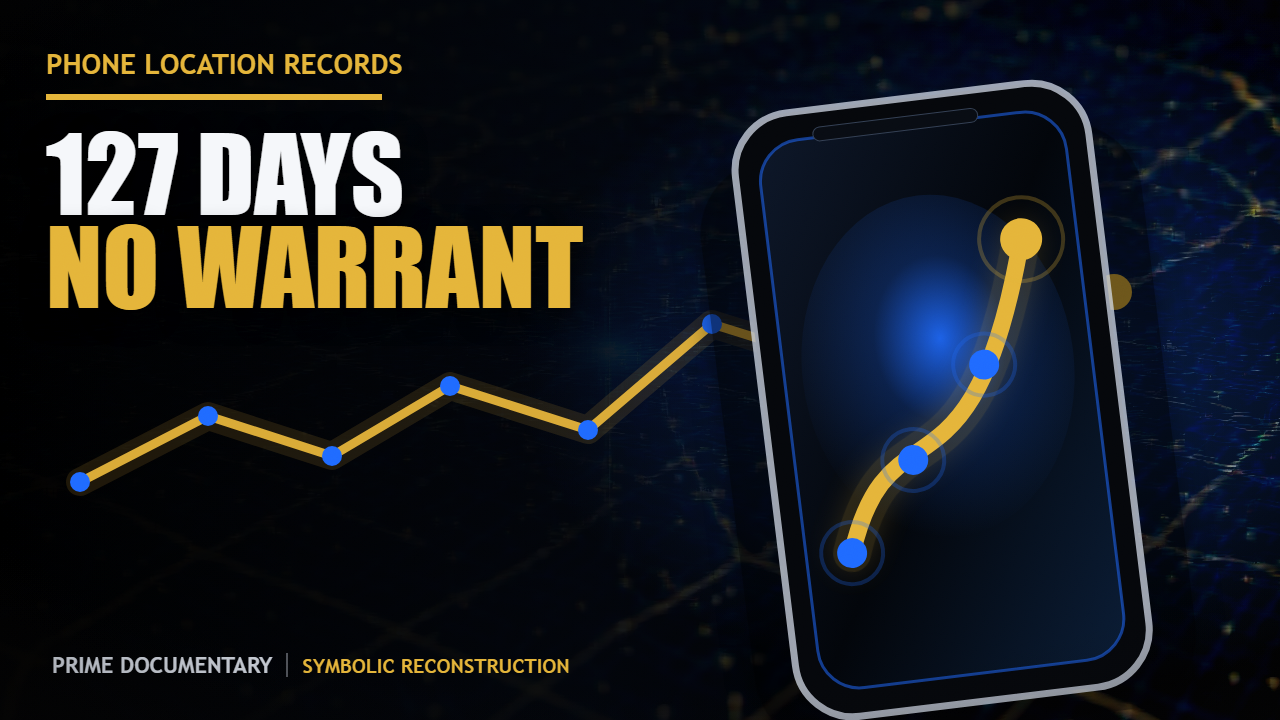
#> input picture episodes/PD-2026-008-carpenter/09_package/thumbnail.selected.v002.png, 1280 x 720 px, given in place of S08.png, which was not available
$ python build_kidsforcash_thumbnail_flashy.py
#> lines starting #> are read from the running program, lines starting #| are printed output that depends on the picture; after the words box and inside, x2 and y2 are one past the last pixel; in counts of white or black regions, pixels touching at a corner belong together; pictures that were not available may be replaced by others from this repository, and a replacement may not be noted
#!/usr/bin/env python3
"""Flashy (派手) 1280x720 SELECTED thumbnail for EP38 kidsforcash.

Mirrors build_rolin_thumbnail_flashy.py (the proven, gate-passing pattern). Uses the
episode's S08 key-art (child-figurines tagged with gold price tags riding a conveyor
toward a prison gate -- the literal "kids for cash" metaphor). LEFT dark scrim for the
text column, XL stroked headline, gold kicker. Highlights are rolled off (CAP=186) so
the ONLY luma>200 cores are the WHITE stroked headline glyphs -> clears the
thumb_subject_luma OUTLINE gate (which the Remotion still cannot satisfy because its
bright hero highlights/glows defeat the dark-ring metric).

Fact-safe copy: "SOLD FOR CASH" is the scandal's own name/metaphor; no figure shown.
No real-person likeness (the hero is abstract figurines). AI disclosure lives in the
YouTube description; the on-image note is a dim (non-core) label so it cannot break the
outline metric.

Writes 09_package/thumbnail.selected.v001.png (overwrites the earlier Remotion copy,
which was a candidate, not an approved artifact). The three Remotion concept variants
thumbnail.v001-01/02/03.png are kept as the variant set.
"""
from __future__ import annotations
from pathlib import Path
import numpy as np
from PIL import Image, ImageDraw, ImageFont, ImageEnhance

ROOT = Path(__file__).resolve().parents[1]
HERO = ROOT / "remotion" / "public" / "kidsforcash" / "img" / "S08.png"
OUT = ROOT / "episodes" / "PD-2026-038-kidsforcash" / "09_package" / "thumbnail.selected.v001.png"
W, H = 1280, 720
F = Path("C:/Windows/Fonts")
BLK, BOLD = str(F / "ariblk.ttf"), str(F / "arialbd.ttf")
GOLD, WHITE, RED, INK = (233, 184, 56), (247, 249, 252), (222, 46, 40), (8, 9, 12)
DIM = (150, 153, 160)  # below the luma>200 core threshold -> never a bright-core (safe for outline gate)


def font(p, s):
    return ImageFont.truetype(p, s)


def stroked(d, xy, t, fnt, fill, sw=16, sc=(0, 0, 0)):
    d.text(xy, t, font=fnt, fill=fill, stroke_width=sw, stroke_fill=sc)


def build():
    im = Image.open(HERO).convert("RGB")
#> im is the input picture: PIL image 1280x720 RGB; mean R, G, B 25.1, 27.9, 31.7
    # cover-fill 1280x720
    s = max(W / im.width, H / im.height)
    im = im.resize((int(im.width * s), int(im.height * s)), Image.LANCZOS)
    im = im.crop(((im.width - W) // 2, (im.height - H) // 2,
                  (im.width - W) // 2 + W, (im.height - H) // 2 + H))
    # flashy grade + a lift so the central subject clears the subject-luma floor (>=60)
    im = ImageEnhance.Brightness(im).enhance(1.16)
    im = ImageEnhance.Contrast(im).enhance(1.12)
    im = ImageEnhance.Color(im).enhance(1.42)
    # highlight rolloff so bright hero cores don't defeat the headline-outline metric:
    # after this, no pixel luma exceeds CAP<200, so the ONLY luma>200 cores are the
    # white stroked headline glyphs drawn below.
    arr = np.asarray(im, dtype=np.float64)
    luma = 0.299 * arr[..., 0] + 0.587 * arr[..., 1] + 0.114 * arr[..., 2]
    CAP = 186.0
    over = luma > CAP
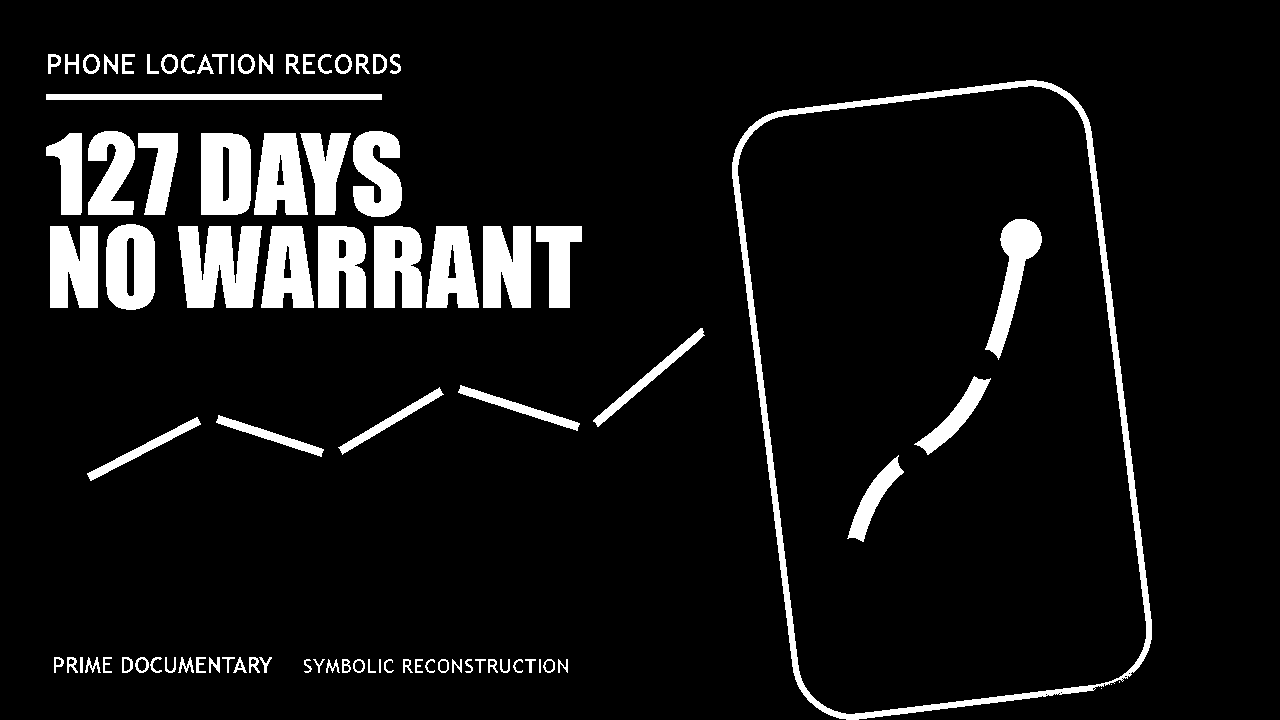
#> over: shape (720, 1280) bool; 8.6% white; 87 white regions (3 under 20 px), largest, box (x1, y1, x2, y2) and area: (732, 80, 1152, 720) 11196, (178, 226, 262, 308) 5241, (201, 133, 251, 215) 3656
    fac = np.ones_like(luma)
    fac[over] = CAP / luma[over]
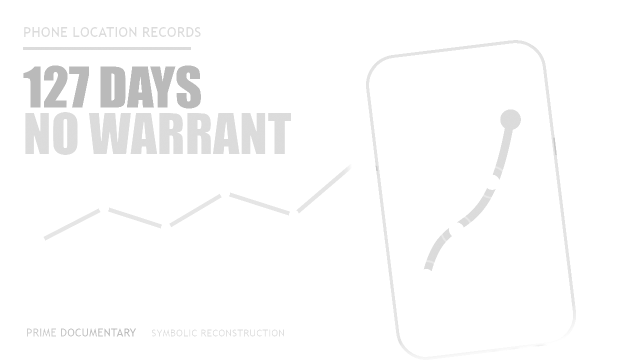
#> fac: shape (720, 1280) float64 (shown at 1/2 size); min 0.729, max 1, mean 0.987
    arr = np.clip(arr * fac[..., None], 0, 255).astype(np.uint8)
    im = Image.fromarray(arr)
    # left dark scrim for the text column
    scrim = Image.new("L", (W, H), 0)
#> scrim: PIL image 1280x720 L; every value is 0
    sd = ImageDraw.Draw(scrim)
    for x in range(W):
        a = max(0, int(220 * (1 - x / (W * 0.60))))
        sd.line([(x, 0), (x, H)], fill=a)
    im = Image.composite(Image.new("RGB", (W, H), INK), im, scrim.point(lambda v: int(v * 0.9)))
    # bottom brand band
    bb = Image.new("L", (W, H), 0)
    ImageDraw.Draw(bb).rectangle([0, H - 118, W, H], fill=150)
#> bb: PIL image 1280x720 L; values 0 (black) and 150 (white), 16.4% white; 1 white region, box (x1, y1, x2, y2) and area: (0, 602, 1280, 720) 151040
    im = Image.composite(Image.new("RGB", (W, H), INK), im, bb)

    d = ImageDraw.Draw(im)
    # gold kicker + underline
    stroked(d, (60, 58), "THE KIDS-FOR-CASH SCANDAL", font(BOLD, 38), GOLD, sw=6)
    d.line([(64, 112), (610, 112)], fill=GOLD, width=6)
    # headline: WHITE line (provides the luma>200 outline cores) + XL GOLD line (the tall element)
    stroked(d, (54, 150), "SOLD FOR", font(BLK, 150), WHITE, sw=18)
    stroked(d, (50, 320), "CASH", font(BLK, 232), GOLD, sw=22)
    # red urgency stamp (rotated), luma below core threshold so it never breaks the outline gate
    stamp = Image.new("RGBA", (620, 176), (0, 0, 0, 0))
#> stamp: PIL image 620x176 RGBA; every value is 0
    st = ImageDraw.Draw(stamp)
    st.rectangle([6, 6, 614, 170], outline=RED, width=10)
    st.text((30, 30), "A JUDGE'S", font=font(BLK, 52), fill=RED)
    st.text((30, 96), "SECRET DEAL", font=font(BLK, 52), fill=RED)
    stamp = stamp.rotate(-8, expand=True, resample=Image.BICUBIC)
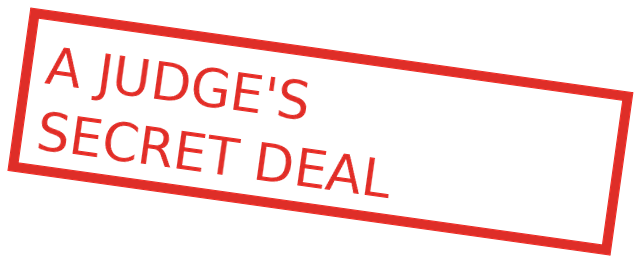
#> stamp: PIL image 640x262 RGBA; mean R, G, B, A 34.9, 7.1, 6.1, 33.7; transparent parts drawn white
    im.paste(stamp, (688, 452), stamp)
    # dim AI-disclosure note (non-core), right-aligned so it never clips the frame edge
    _lbl, _lf = "symbolic reconstruction", font(BOLD, 22)
    d.text((W - 20 - d.textlength(_lbl, font=_lf), 26), _lbl, font=_lf, fill=DIM)
    d.text((60, H - 78), "PRIME  DOCUMENTARY", font=font(BOLD, 34), fill=(214, 220, 232))

    im.save(OUT)
    a = np.asarray(im.convert("RGB"), dtype=np.float64)
    L = 0.299 * a[..., 0] + 0.587 * a[..., 1] + 0.114 * a[..., 2]
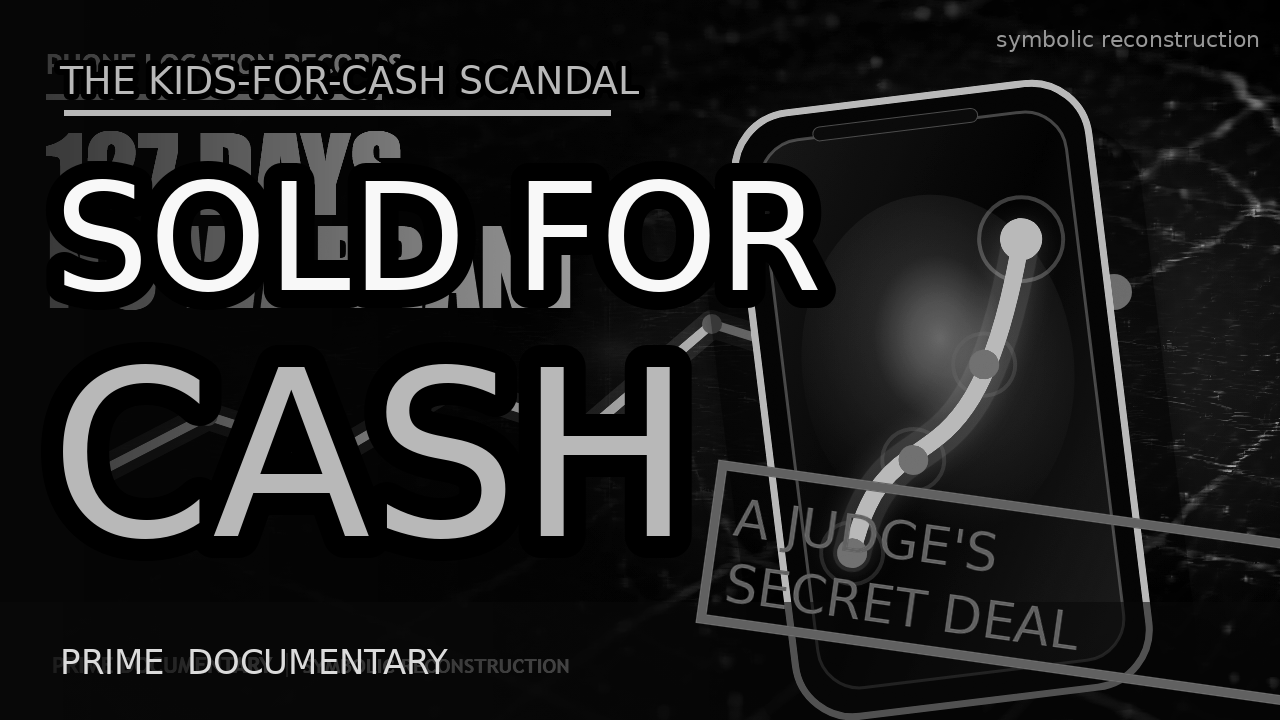
#> L: shape (720, 1280) float64; min 0, max 248.7, mean 32.8
    print(f"WROTE {OUT}  size={im.size}  mean_luma={L.mean():.1f} (>=33)  contrast_std={L.std():.1f} (>=40)")
#| WROTE scripts/episodes/PD-2026-038-kidsforcash/09_package/thumbnail.selected.v001.png  size=(1280, 720)  mean_luma=32.8 (>=33)  contrast_std=59.4 (>=40)


if __name__ == "__main__":
    build()

$ run again, on episodes/PD-2026-008-carpenter/09_package/thumbnail.selected.v004.png
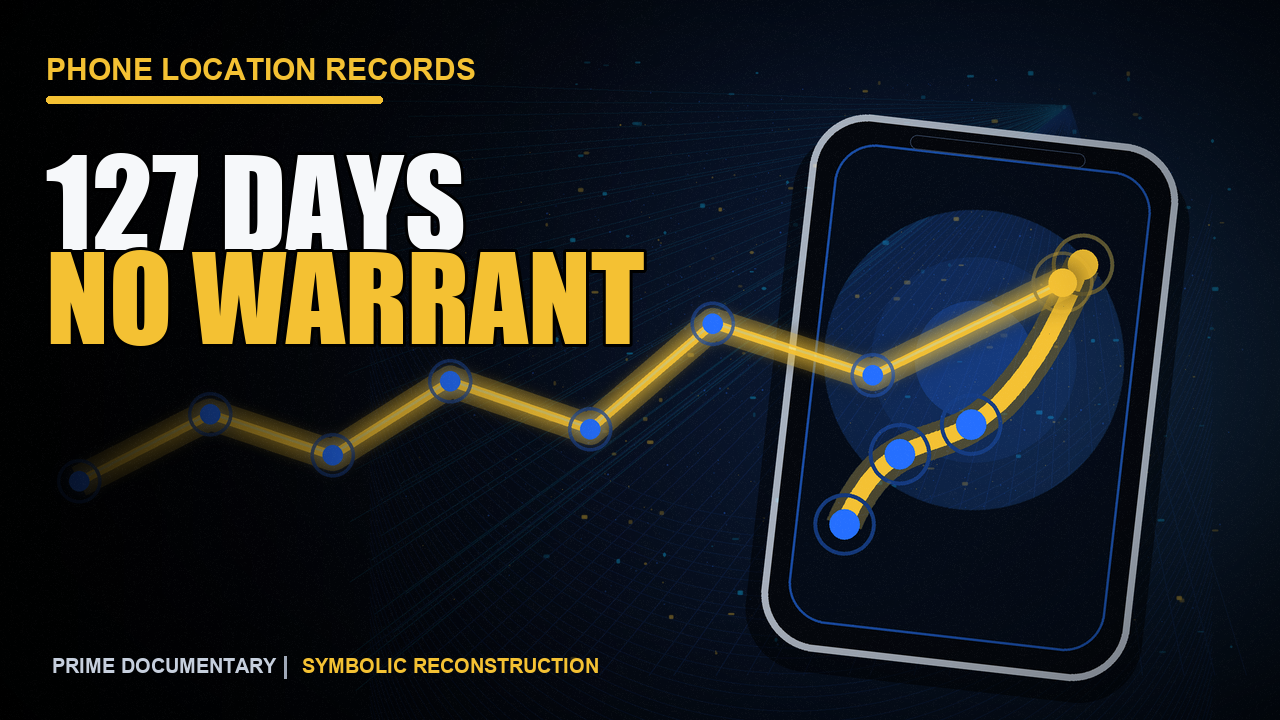
#> input picture episodes/PD-2026-008-carpenter/09_package/thumbnail.selected.v004.png, 1280 x 720 px, given in place of S08.png, which was not available
#> in build, im is the input picture: PIL image 1280x720 RGB; mean R, G, B 32.3, 35.1, 35.6
#> in build, `over = luma > CAP`:
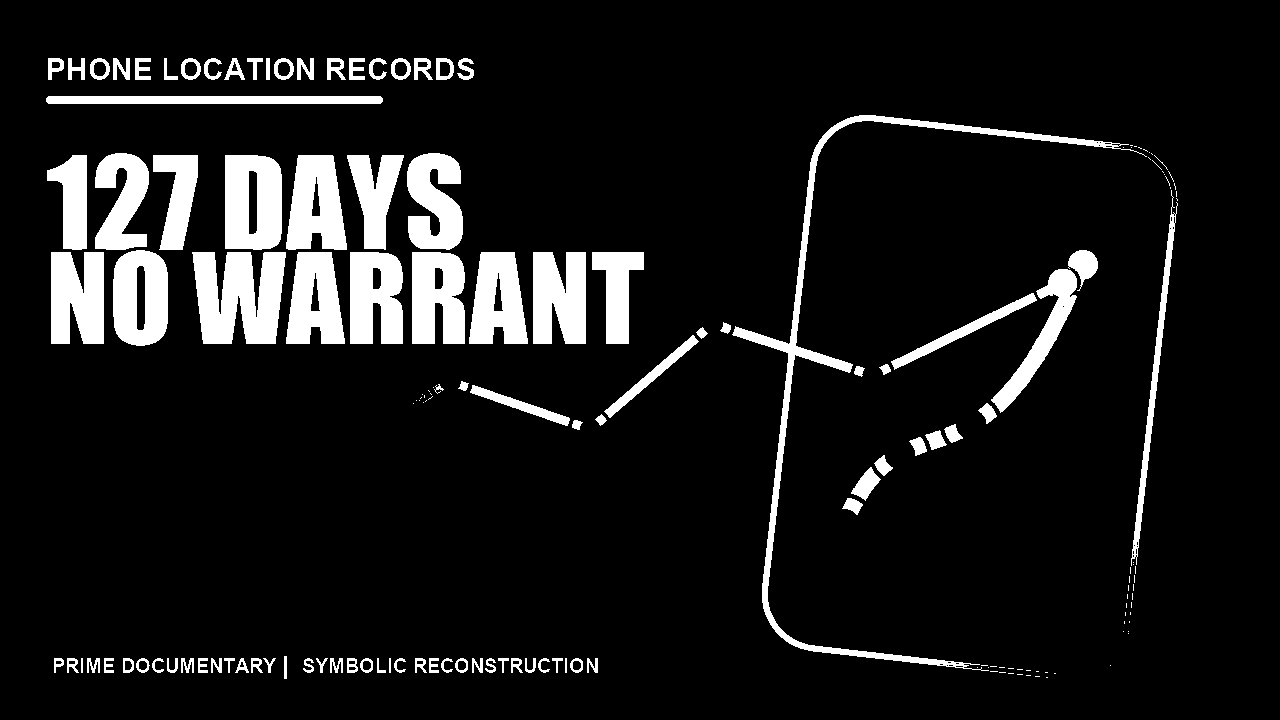
#> over: shape (720, 1280) bool; 9.9% white; 167 white regions (69 under 20 px), largest, box (x1, y1, x2, y2) and area: (732, 115, 1147, 671) 7298, (192, 252, 286, 344) 6552, (225, 155, 282, 250) 4712
#> scrim: PIL image 1280x720 L; every value is 0
#> bb: PIL image 1280x720 L; values 0 (black) and 150 (white), 16.4% white; 1 white region, box (x1, y1, x2, y2) and area: (0, 602, 1280, 720) 151040
#> in build, `L = 0.299 * a[..., 0] + 0.587 * a[..., 1] + 0.114 * a[..., 2]`:
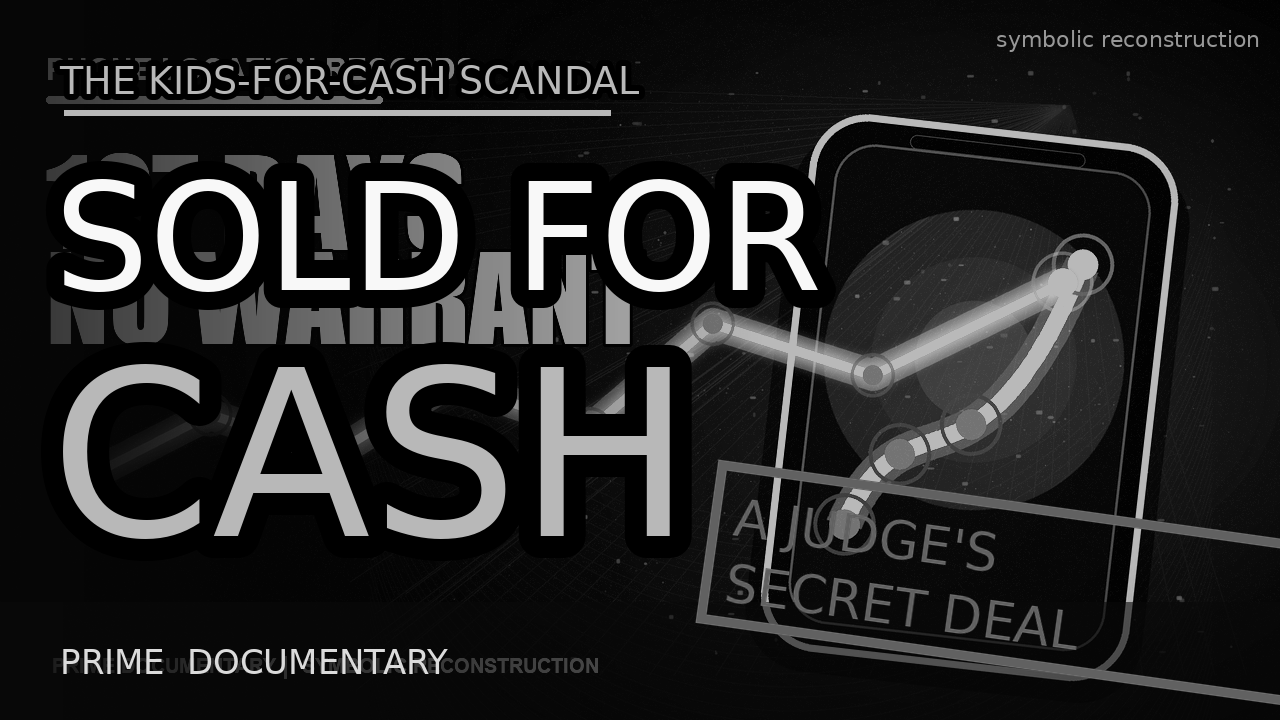
#> L: shape (720, 1280) float64; min 0, max 248.7, mean 36.3
#| WROTE scripts/episodes/PD-2026-038-kidsforcash/09_package/thumbnail.selected.v001.png  size=(1280, 720)  mean_luma=36.3 (>=33)  contrast_std=61.2 (>=40)
